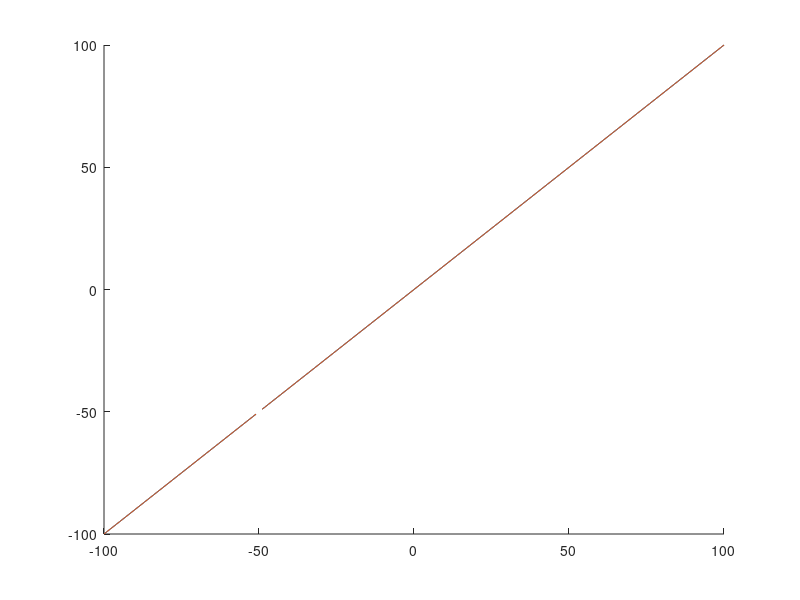

Here is the MATLAB script that generated this plot:
Rs = -100 : 1 : 100;
fx1 = 199 * Rs.^2 - 1200 * Rs - 560000;
% plot(Rs, fx1)
hold on
Ri = -100 : 1 : 100;
fx2 = Ri .^2 - 21000 * Ri - 1550000;
% plot(Ri, fx2)

figure(1)
fx3 = (Rs + 100) .* Ri ./ (Rs + Ri + 100) - 155;
plot3(Rs, Ri, fx3)
hold on
fx4 = Rs .* (Ri + 100) ./ (Rs + Ri + 100) -56;
plot3(Rs, Ri, fx4)